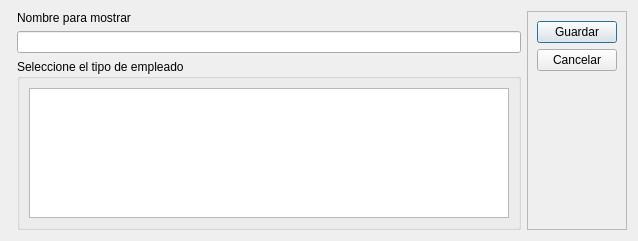
<?xml version="1.0" encoding="UTF-8"?>
<ui version="4.0">
 <class>Dialog</class>
 <widget class="QDialog" name="Dialog">
  <property name="geometry">
   <rect>
    <x>0</x>
    <y>0</y>
    <width>638</width>
    <height>241</height>
   </rect>
  </property>
  <property name="windowTitle">
   <string>SIRHUM :: Nueva nomina</string>
  </property>
  <layout class="QHBoxLayout" name="horizontalLayout">
   <item>
    <layout class="QFormLayout" name="formLayout">
     <item row="1" column="1">
      <widget class="QLineEdit" name="lineEdit"/>
     </item>
     <item row="2" column="1">
      <widget class="QGroupBox" name="groupBox">
       <property name="title">
        <string>Seleccione el tipo de empleado</string>
       </property>
       <layout class="QGridLayout" name="gridLayout">
        <item row="0" column="0">
         <widget class="QTreeView" name="treeView"/>
        </item>
       </layout>
      </widget>
     </item>
     <item row="0" column="1">
      <widget class="QLabel" name="label">
       <property name="text">
        <string>Nombre para mostrar</string>
       </property>
      </widget>
     </item>
    </layout>
   </item>
   <item>
    <widget class="QFrame" name="frame">
     <property name="sizePolicy">
      <sizepolicy hsizetype="Fixed" vsizetype="Preferred">
       <horstretch>0</horstretch>
       <verstretch>0</verstretch>
      </sizepolicy>
     </property>
     <property name="frameShape">
      <enum>QFrame::StyledPanel</enum>
     </property>
     <property name="frameShadow">
      <enum>QFrame::Raised</enum>
     </property>
     <layout class="QFormLayout" name="formLayout_2">
      <item row="0" column="0">
       <widget class="QPushButton" name="pushButton">
        <property name="text">
         <string>Guardar</string>
        </property>
       </widget>
      </item>
      <item row="1" column="0">
       <widget class="QPushButton" name="pushButton_2">
        <property name="text">
         <string>Cancelar</string>
        </property>
       </widget>
      </item>
     </layout>
    </widget>
   </item>
  </layout>
 </widget>
 <resources/>
 <connections/>
</ui>
